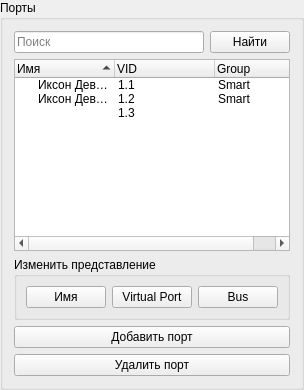
         <widget class="QGroupBox" name="lw_users">
          <property name="maximumSize">
           <size>
            <width>350</width>
            <height>16777215</height>
           </size>
          </property>
          <property name="title">
           <string>Порты</string>
          </property>
          <layout class="QGridLayout" name="gridLayout">
           <item row="3" column="0">
            <widget class="QPushButton" name="pushButton_10">
             <property name="text">
              <string>Добавить порт</string>
             </property>
            </widget>
           </item>
           <item row="0" column="0">
            <layout class="QHBoxLayout" name="horizontalLayout_16">
             <item>
              <widget class="QLineEdit" name="lineEdit_7">
               <property name="placeholderText">
                <string>Поиск</string>
               </property>
              </widget>
             </item>
             <item>
              <widget class="QPushButton" name="pushButton_8">
               <property name="text">
                <string>Найти</string>
               </property>
              </widget>
             </item>
            </layout>
           </item>
           <item row="2" column="0">
            <widget class="QGroupBox" name="groupBox_4">
             <property name="title">
              <string>Изменить представление</string>
             </property>
             <layout class="QHBoxLayout" name="horizontalLayout_8">
              <item>
               <widget class="QPushButton" name="pushButton_13">
                <property name="text">
                 <string>Имя</string>
                </property>
               </widget>
              </item>
              <item>
               <widget class="QPushButton" name="pushButton_11">
                <property name="text">
                 <string>Virtual Port</string>
                </property>
               </widget>
              </item>
              <item>
               <widget class="QPushButton" name="pushButton_12">
                <property name="text">
                 <string>Bus</string>
                </property>
               </widget>
              </item>
             </layout>
            </widget>
           </item>
           <item row="4" column="0">
            <widget class="QPushButton" name="pushButton_15">
             <property name="text">
              <string>Удалить порт</string>
             </property>
            </widget>
           </item>
           <item row="1" column="0">
            <widget class="QTreeWidget" name="treeWidget">
             <property name="sortingEnabled">
              <bool>true</bool>
             </property>
             <column>
              <property name="text">
               <string>Имя</string>
              </property>
             </column>
             <column>
              <property name="text">
               <string>VID</string>
              </property>
             </column>
             <column>
              <property name="text">
               <string>Group</string>
              </property>
             </column>
             <item>
              <property name="text">
               <string>Иксон Девелопмент Булатова</string>
              </property>
              <property name="text">
               <string>1.1</string>
              </property>
              <property name="text">
               <string>Smart</string>
              </property>
             </item>
             <item>
              <property name="text">
               <string>Иксон Девелопмент Ахтямов</string>
              </property>
              <property name="text">
               <string>1.2</string>
              </property>
              <property name="text">
               <string>Smart</string>
              </property>
             </item>
             <item>
              <property name="text">
               <string/>
              </property>
              <property name="text">
               <string>1.3</string>
              </property>
              <property name="text">
               <string/>
              </property>
             </item>
            </widget>
           </item>
          </layout>
         </widget>
